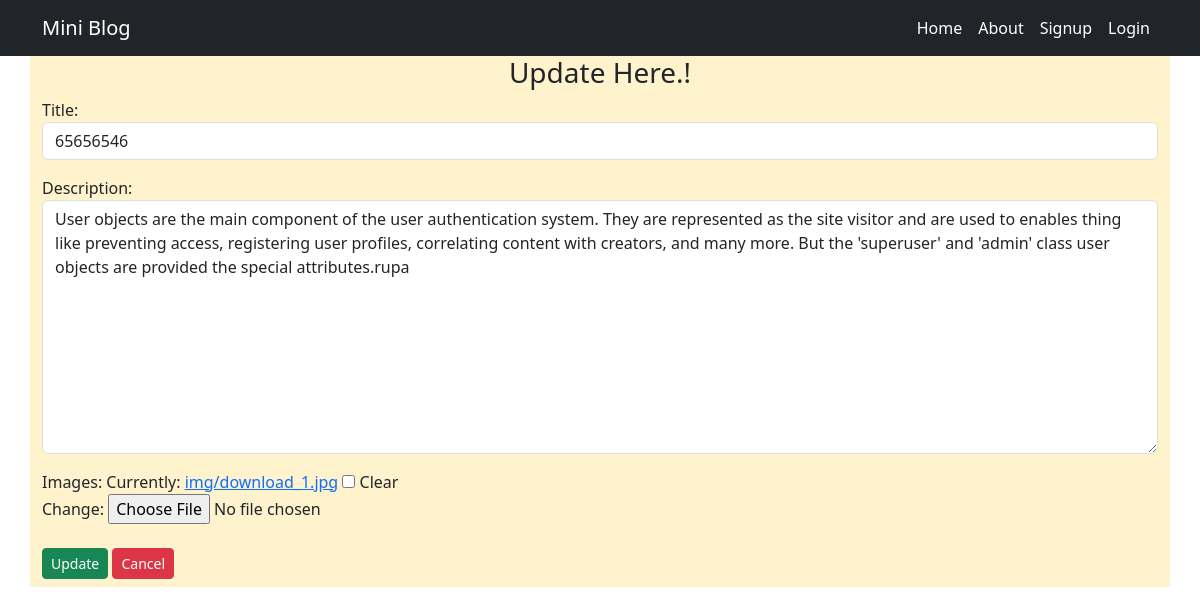
Screenshot of /updatepage/1 with the database file from the repository.
### myapp/models.py (models this page shows)
class Posts(models.Model):
    title=models.CharField(max_length=50)
    description=models.TextField()
    profileimg=models.ImageField(upload_to="img",blank=True,null=True)

### myapp/views.py (the view)
# urls.py: path('updatepage/<int:id>', views.updatepage,name="updatepage"),
def updatepage(request,id):
    post = Posts.objects.get(id=id)
    if request.method == "POST":
        form = AddForm(request.POST,request.FILES,instance=post)
        if form.is_valid():
            form.save()
            return redirect("dashboardpage")
    else:
        form = AddForm(instance=post)
    return render(request,"update.html",{'form':form})

### myapp/forms.py
class AddForm(forms.ModelForm):
    class Meta:
        model = Posts
        fields = ['title','description','profileimg']
        labels = {'title':'Title','description':'Description','profileimg':'Images'}
        widgets={
            'title':forms.TextInput(attrs={'class':'form-control'}),
            'description':forms.Textarea(attrs={'class':'form-control'}),
        }

### myapp/templates/update.html (shortened to what this page needs)
{% extends "base.html" %}
{% load static %}
{% block content %}
<div>
    <div>
        <h3 style="text-align: center;">Update Here.!</h3>
    </div>
    <div>
        <form action="" method="POST" enctype="multipart/form-data">
            {{ form.as_p }}
            <input class="btn btn-success btn-sm mt-2 mb-2" type="submit" value="Update">
            <a class="btn btn-danger btn-sm mt-2 mb-2" href="{% url 'dashboardpage' %}">Cancel</a>
        </form>
    </div>
</div>
{% endblock content%}

### rows the page displays
Posts: title "65656546", description "User objects are the main component of the user authentication system. They are represented as the site visitor and are used to enables thing like preventing access, registering user profiles, correlating content with creators, and many more. But the 'superuser' and 'admin' class user objects are provided the special attributes.rupa"
